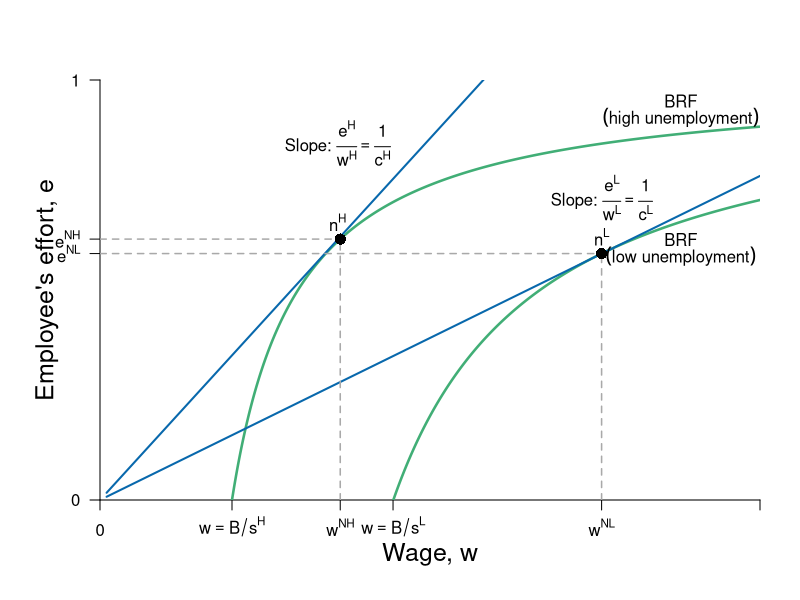

Reproduce this figure in R.
require(shape)
pdf(file = "employment/employment_brf_unemployment.pdf", width = 9, height = 7)

#Set parameters for graphics
axislabelsize <- 1.5
labelsize <- 1.1
graphlinewidth <- 2
segmentlinewidth <- 1.5

#The equation is below when v = 0. See Wolfram Alpha output. 
isov <- function(w, delta = 5) {
}

isovhigh1 <- function(w, delta = 5, v = 5){
  (sqrt(w^2 - 4 * delta * v) - w + 2*v)/( 2 * v )
}

isovlow1 <- function(w, delta = 5, v = 5){
  (-sqrt(w^2 - 4 * delta * v) - w + 2*v)/( 2 * v )
}

isovhigh2 <- function(w, delta = 5, v = 15){
  (sqrt(w^2 - 4 * delta * v) - w + 2*v)/( 2 * v )
}

isovlow2 <- function(w, delta = 5, v = 15){
  (-sqrt(w^2 - 4 * delta * v) - w + 2*v)/( 2 * v )
}

isovhigh3 <- function(w, delta = 5, v = 20){
  (sqrt(w^2 - 4 * delta * v) - w + 2*v)/( 2 * v )
}

isovlow3 <- function(w, delta = 5, v = 20){
  (-sqrt(w^2 - 4 * delta * v) - w + 2*v)/( 2 * v )
}

brfFn <- function(w, s = 0.1, B = 1, alpha = 0.5) {
  1 - (alpha / (w*s - B + alpha))
}

#This is evaluated for p = 12; q = 12/(8*sqrt(12^2 - 4*delta1*v1)) - 1/8 for the slope
#At p = 12; q = (-sqrt(12^2 - 4*v1*delta1) - 12 + 2*v1)/(2*v1) = 0.799
tangencyLine <- function(w){
  (w*(0.05))
}

solowCondition <- function(w, delta = 5){
  (w*(1/(8*delta)))
}

# solowCondition <- function(w, s = 0.1, B = 1, alpha = 0.5){
#   w * s*(0.5)*(alpha^0.5)*(1/(w*s - B + alpha))^(-0.5)
# }

COL <- c("#7fc97f", "#beaed4", "#fdc086", "#ffff99", "#386cb0", "#f0027f", "#bf5b17", "#666666")
COLA <- c("#99d8c9","#66c2a4","#41ae76", "#238b45", "#005824")
COLB <- c("#4eb3d3", "#2b8cbe", "#0868ac","#084081")

par(mar =  c(5, 5, 4, 2))
xlims <- c(0, 50)
ylims <- c(0, 1)

plot(0, 0, xlim = xlims, ylim = ylims, type = "n",
     xlab = expression(paste("")),
     ylab = expression(paste("")), 
     xaxt = "n", 
     yaxt = "n", 
     cex.lab = axislabelsize, 
     bty = "n",
     xaxs="i", 
     yaxs="i")


npts <- 500 
npts2 <- 501
#Customize ticks and labels for the plot
ticksy <- c(0, brfFn(w = 18.2), brfFn(w = 38, s = 0.045), 1)
ylabels <- c(0, expression(paste(e^{NH})), expression(paste(e^{NL})), 1)
ticksx <- c(0, 10, 18.2, 22.2, 38, 50)
xlabels <- c(0, expression(paste(w == B/s^{H})), expression(paste(w^{NH})), expression(paste(w == B/s^{L})),expression(paste(w^{NL})), NA)

axis(1, at = ticksx, pos = 0, labels = xlabels)
axis(2, at = ticksy, pos = 0, labels = ylabels, las = 1)

mtext(expression(paste("Wage, ", w)), side=1, line = 2.5, cex = axislabelsize)
text(-4, 0.5*ylims[2], expression(paste("Employee's effort, ", e)), xpd = TRUE, cex = axislabelsize, srt = 90) 


#Specify the sequences of points for graphing. 
xx0 <- seq(5, xlims[2], length.out = npts)
xx1 <- seq(10, xlims[2], length.out = npts)
xx2 <- seq(5, 15, length.out = npts)
xx3 <- seq(10, xlims[2], length.out = npts2)
xx4 <- seq(xlims[1], 10, length.out = npts2)

#For below, I solved sqrt(p^2 - 200) - p + 200/p = 0, getting p = 10*sqrt(2) = 14.14214
xx5 <- seq( 18.43909, xlims[2], length.out = npts2)
xx6 <- seq( 18.43909, 25, length.out = npts2)
xx7 <- seq(20, xlims[2], length.out = npts2)
xx8 <- seq(xlims[1], 25, length.out = npts2)
xx10 <- seq(xlims[1] + 0.5, xlims[2], length.out = npts2)

#Draw the lines for the graphs
#lines(xx0, isov(xx0, delta = 5), col = COL[3], lwd = graphlinewidth)
lines(xx1, brfFn(xx1), col = COLA[3], lwd = graphlinewidth + 0.5)
lines(xx7, brfFn(xx7, s = 0.045), col = COLA[3], lwd = graphlinewidth + 0.5)
#lines(xx7, brfFn(xx7, s = 0.04), col = COLA[3], lwd = graphlinewidth)
lines(xx10, solowCondition(xx10, delta = 3.63), col = COLB[3], lwd = graphlinewidth)
lines(xx10, solowCondition(xx10, delta = 8.1), col = COLB[3], lwd = graphlinewidth)
#lines(xx10, solowCondition(xx10, delta = 9.1), col = COLB[3], lwd = graphlinewidth)

#Annotation of the three graphs and the NE
text(18, 0.85, expression(paste("Slope: ", frac(e^H, w^H) == frac(1, c^H) )))
text(38, 0.72, expression(paste("Slope: ", frac(e^{L}, w^{L}) == frac(1, c^{L}) )))

#text(35, 0.62, expression(paste("BRF: q = ", 1 - frac(2*delta, p))))
#text(3.9, 0.05, expression(paste(v[0],  " = z")))
#text(9.5, 0.05, expression(paste(v[1])))
# text(22, 0.05, expression(paste(v[1])))
# text(24.8, 0.05, expression(paste(v[2])))
# text(35, 0.66, expression(paste("Employee's ICC, or")))
text(44, 0.62, expression(paste("BRF")))
text(44, 0.58, expression(paste(("low unemployment"))))

text(44, 0.95, expression(paste("BRF")))
text(44, 0.91, expression(paste(("high unemployment"))))

# text(36, 0.94, expression(paste("Employee's PC")))
# text(36, 0.9, expression(paste(v == z)))


#Lines for the coordinates of the Nash equilbrium
#segments(5, 0, 5, 1, lty = 2, col = "darkgray", lwd = 3)
#segments(10, 0, 10, 0.2, lty = 2, col = "darkgray", lwd = 2)
#segments(20, 0, 20, 0.75, lty = 2, col = "darkgray", lwd = 2)
segments(0, brfFn(w = 38, s = 0.045), 38, brfFn(w = 38, s = 0.045), lty = 2, col = "darkgray", lwd = segmentlinewidth)
segments(38, 0, 38, brfFn(w = 38, s = 0.045), lty = 2, col = "darkgray", lwd = segmentlinewidth)
#segments(14.14214, 0.15, 14.14214, 0.45, lty = 2, col = "darkgray", lwd = 3)
text(38, brfFn(w = 38, s = 0.045)  + 0.04, expression(n^L))
# text(24.5, 0.48, expression(paste("Incomplete Contract")))
# text(24.5, 0.43, expression(paste("Nash equilibrium")))

#Arrows and rent label
# Arrows(15, 0.8, 19.3, 0.8,  col = "black", lty = 1, lwd = 2, arr.type = "triangle")
# Arrows(15, 0.8, 10.8, 0.8,  col = "black", lty = 1, lwd = 2, arr.type = "triangle")
# text(14.8, 0.95, expression(paste("Rent at")))
# text(14.8, 0.9, expression(paste("Incomplete Contract")))
# text(14.8, 0.85, expression(paste("Nash Equilibrium")))

#Arrows and slope of iso-v label
# Arrows(29, 0.15, 24, 0.15,  col = "black", lty = 1, lwd = 2, arr.type = "triangle")
# text(32, 0.2, expression(paste("Slope of iso-v")))
# text(32.3, 0.15, expression(paste(" = -mrs ")))
# text(32, 0.08, expression(paste(" = " -frac(v[w], v[e]))))

points(38, brfFn(w = 38, s = 0.045), pch = 16, col = "black", cex = 1.5)

#Add a point for the NE
#points(20, 0.5, pch = 16, col = "black", cex = 1.5)

segments(18.2, 0, 18.2, brfFn(w = 18.2), lty = 2, col = "darkgray", lwd = segmentlinewidth)
segments(0, brfFn(w = 18.2), 18.2, brfFn(w = 18.2), lty = 2, col = "darkgray", lwd = segmentlinewidth)

points(18.2, brfFn(w = 18.2), pch = 16, col = "black", cex = 1.5)
text(18, brfFn(w = 18.2)  + 0.04, expression(n^H))

# points(22, isovhigh3(22, v = 20, delta = 5), pch = 16, col = "black", cex = 1.5)
# text(22 + 0.5, isovhigh3(22, v = 20, delta = 5) - 0.02, expression(f))
# points(22, isovlow3(22, v = 20, delta = 5), pch = 16, col = "black", cex = 1.5)
# text(22 + 0.5, isovlow3(22, v = 20, delta = 5) + 0.02, expression(b))

#Add a point for f. referred to in the text
#points(12, 0.82, pch = 16, col = "black", cex = 1.2)
#text(12, 0.85, expression(paste("NE")))

#Arrow to Pareto-improving Lens
#Arrows(20, 0.8, 23.8, 0.68, col = "black", lty = 1, lwd = 3)
#text(20, 0.82, expression(paste("Pareto-Improving Lens")))

dev.off()
